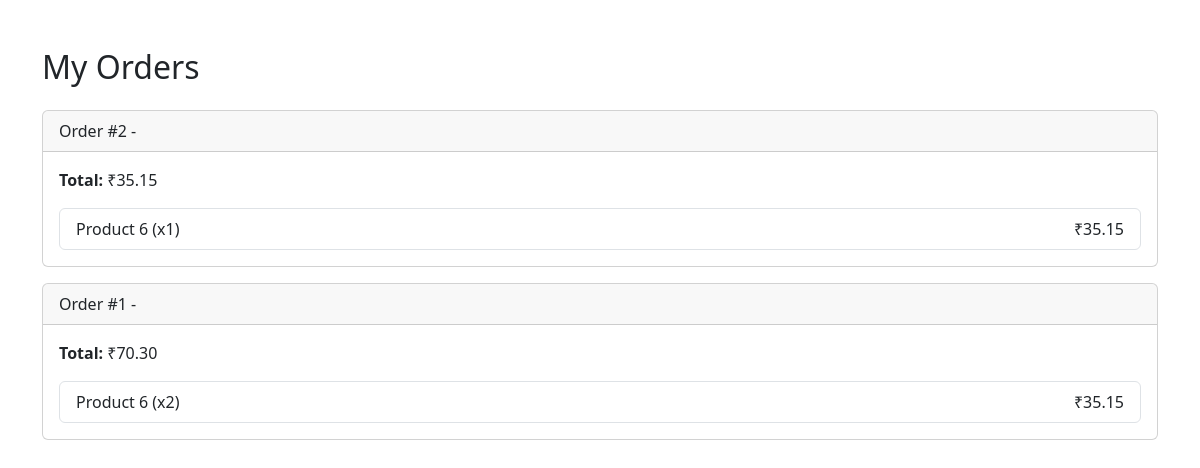
/my-orders/ (signed in), run on the app's committed database.
### store/models.py (models this page shows, shortened)
class Order(models.Model):
    user = models.ForeignKey(User, on_delete=models.CASCADE)
    ordered_at = models.DateTimeField(auto_now_add=True)
    total_amount = models.DecimalField(max_digits=10, decimal_places=2)

class OrderItem(models.Model):
    order = models.ForeignKey(Order, related_name='items', on_delete=models.CASCADE)
    product = models.ForeignKey(Product, on_delete=models.CASCADE)
    quantity = models.PositiveIntegerField()

class Product(models.Model):
    name = models.CharField(max_length=100)
    description = models.TextField()
    price = models.DecimalField(max_digits=8, decimal_places=2)
    available = models.BooleanField(default=True)
    created_at = models.DateTimeField(auto_now_add=True)
    category = models.CharField(max_length=50, blank=True, null=True)
    image = models.ImageField(upload_to='products_images/', blank=True, null=True)
    on_deal = models.BooleanField(default=False)
    is_bestseller = models.BooleanField(default=False)
    is_premium = models.BooleanField(default=False)

### store/views.py (the view)
# urls.py: path('my-orders/', views.view_orders, name='view_orders'),
@login_required
def view_orders(request):
    orders = Order.objects.filter(user=request.user).order_by('-created_at')
    return render(request, 'store/my_orders.html', {'orders': orders})

### store/templates/store/my_orders.html (shortened to what this page needs)
{% extends 'store/base_embed.html' %}
{% block content %}
<div class="container mt-5">
    <h2 class="mb-4">My Orders</h2>
    {% if orders %}
        {% for order in orders %}
            <div class="card mb-3">
                <div class="card-header">
                    Order #{{ order.id }} - {{ order.ordered_at|date:"F j, Y, g:i a" }}
                </div>
                <div class="card-body">
                    <p><strong>Total:</strong> ₹{{ order.total_amount }}</p>
                    <ul class="list-group">
                        {% for item in order.items.all %}
                        <li class="list-group-item d-flex justify-content-between align-items-center">
                            {{ item.product.name }} (x{{ item.quantity }})
                            <span>₹{{ item.product.price|floatformat:2 }}</span>
                        </li>
                        {% endfor %}
                    </ul>
                </div>
            </div>
        {% endfor %}
    {% else %}
        <p>You have not placed any orders yet.</p>
    {% endif %}
</div>
{% endblock %}

### store/static/store/css/style.css (style rules this page uses)
body { font-family: 'Segoe UI', sans-serif; margin: 0; background-color: #f4f4f4; }
.container { max-width: 1200px; margin: auto; }

### store/static/store/css/account_embed.css (style rules this page uses)
body { font-family: 'Segoe UI', sans-serif; margin: 0; background-color: #f4f4f4; }
.container { max-width: 1200px; margin: auto; }

### data on the page
Order: id "2", total_amount "35.15"
OrderItem: product.name "Product 6", quantity "1", product.price "35.15"
Order: id "1", total_amount "70.30"
OrderItem: product.name "Product 6", quantity "2", product.price "35.15"
